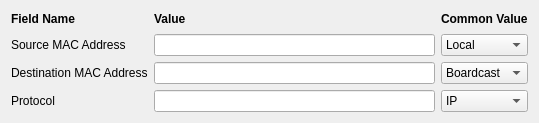
             <widget class="QWidget" name="scrollAreaWidgetContents">
              <property name="geometry">
               <rect>
                <x>0</x>
                <y>0</y>
                <width>539</width>
                <height>123</height>
               </rect>
              </property>
              <layout class="QGridLayout" name="gridLayout">
               <item row="5" column="1">
                <widget class="QLineEdit" name="lineEditEtherType"/>
               </item>
               <item row="4" column="2">
                <widget class="QComboBox" name="comboBoxEtherDst">
                 <item>
                  <property name="text">
                   <string>Boardcast</string>
                  </property>
                 </item>
                 <item>
                  <property name="text">
                   <string>Custom</string>
                  </property>
                 </item>
                </widget>
               </item>
               <item row="4" column="1">
                <widget class="QLineEdit" name="lineEditEtherDst"/>
               </item>
               <item row="5" column="2">
                <widget class="QComboBox" name="comboBoxEtherType">
                 <item>
                  <property name="text">
                   <string>IP</string>
                  </property>
                 </item>
                 <item>
                  <property name="text">
                   <string>ARP</string>
                  </property>
                 </item>
                 <item>
                  <property name="text">
                   <string>Custom</string>
                  </property>
                 </item>
                </widget>
               </item>
               <item row="4" column="0">
                <widget class="QLabel" name="label_2">
                 <property name="text">
                  <string>Destination MAC Address</string>
                 </property>
                </widget>
               </item>
               <item row="5" column="0">
                <widget class="QLabel" name="label_3">
                 <property name="text">
                  <string>Protocol</string>
                 </property>
                </widget>
               </item>
               <item row="3" column="1">
                <widget class="QLineEdit" name="lineEditEtherSrc"/>
               </item>
               <item row="3" column="2">
                <widget class="QComboBox" name="comboBoxEtherSrc">
                 <item>
                  <property name="text">
                   <string>Local</string>
                  </property>
                 </item>
                 <item>
                  <property name="text">
                   <string>Custom</string>
                  </property>
                 </item>
                </widget>
               </item>
               <item row="3" column="0">
                <widget class="QLabel" name="label">
                 <property name="text">
                  <string>Source MAC Address</string>
                 </property>
                </widget>
               </item>
               <item row="1" column="0">
                <widget class="QLabel" name="label_49">
                 <property name="text">
                  <string>&lt;b&gt;Field Name&lt;/b&gt;</string>
                 </property>
                </widget>
               </item>
               <item row="1" column="1">
                <widget class="QLabel" name="label_41">
                 <property name="text">
                  <string>&lt;b&gt;Value&lt;/b&gt;</string>
                 </property>
                 <property name="alignment">
                  <set>Qt::AlignLeading|Qt::AlignLeft|Qt::AlignVCenter</set>
                 </property>
                </widget>
               </item>
               <item row="1" column="2">
                <widget class="QLabel" name="label_42">
                 <property name="text">
                  <string>&lt;b&gt;Common Value&lt;/b&gt;</string>
                 </property>
                </widget>
               </item>
              </layout>
             </widget>
